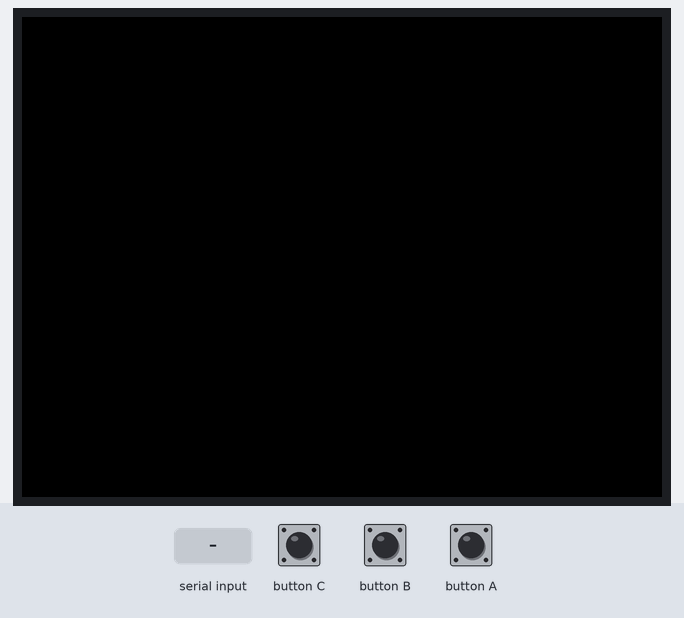
Simulated run of this sketch. Board: ESP32. Shown: 320×240 colour display. The test bench sets the inputs (shaded band). What the sketch prints to the serial monitor is not drawn.

Above: at 1.3 s.
1.4 s: "r" received over Serial
At 2.5 s:
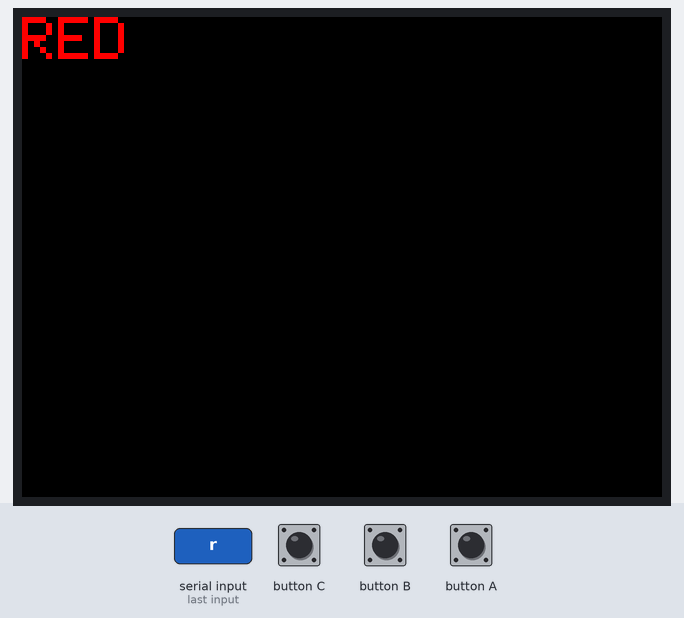
2.9 s: "R" received over Serial
At 3.6 s:
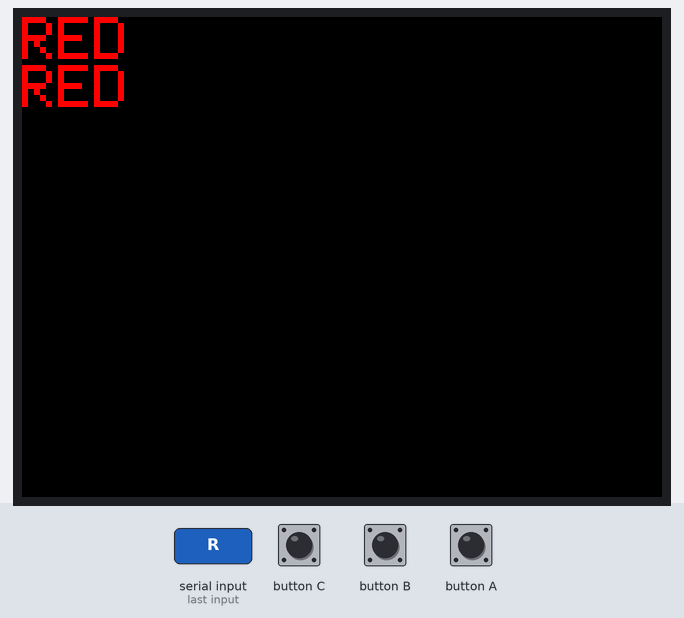
4.4 s: "b" received over Serial
At 4.8 s:
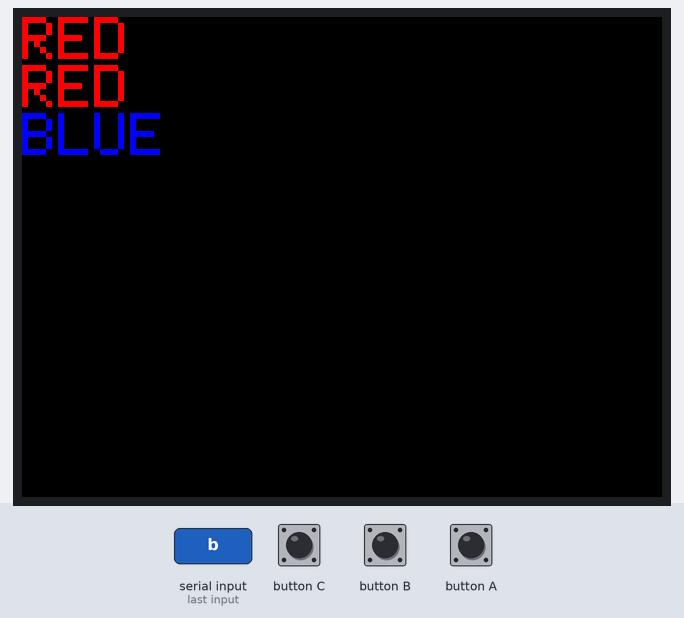
5.9 s: "g" received over Serial
At 7.2 s:
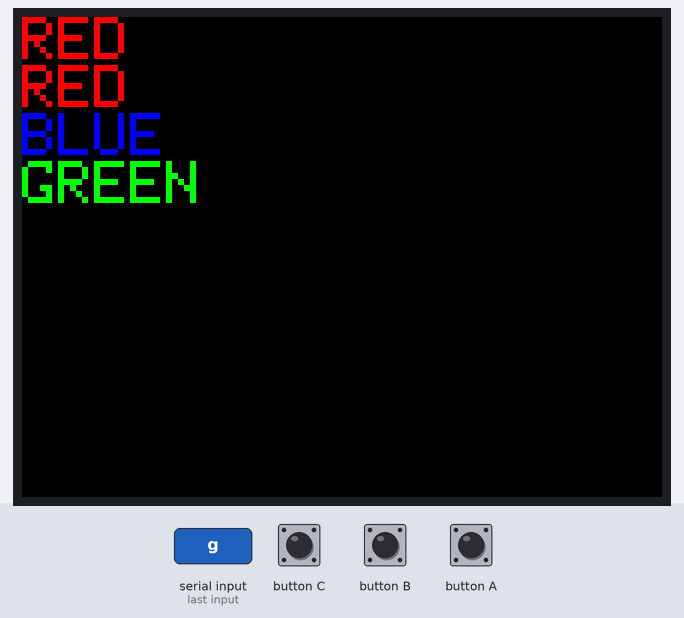
Timing chart, 0 to 8.4 s (numbered marks = the images above; inputs shaded):
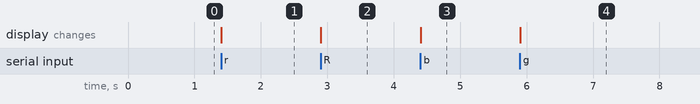

The sketch:

lab3_5.ino
```cpp
#include <M5Unified.h>
void setup() {
  M5.begin();
  Serial.begin(115200);
  Serial.println("Lab 3 - Task 5");
  M5.Display.setTextSize(3);
}
void loop() {
  M5.update();
  if (Serial.available() > 0) {
    char input = (char)Serial.read();  // read one character
    // TODO: print input to Serial Monitor (one line per character)
    switch (input) {
      case 'r':
      case 'R':  // both 'r' and 'R' reach this
        M5.Display.setTextColor(TFT_RED, TFT_BLACK);
        M5.Display.println("RED");
        break;
      case'b':
      case'B':
        M5.Display.setTextColor(TFT_BLUE, TFT_BLACK);
        M5.Display.println("BLUE");
        break;
      case'g':
      case'G':
        M5.Display.setTextColor(TFT_GREEN, TFT_BLACK);
        M5.Display.println("GREEN");
        break;
      default:
        M5.Display.clear();
        M5.Display.setCursor(0,0);
        M5.Display.setTextColor(TFT_YELLOW, TFT_BLACK);
        M5.Display.println("RESET");
        break;
    }
  }
}
```

Measured:
- after the input at 1.4 s, the display: changes at once (image 1)
- after the input at 2.9 s, the display: changes at once (image 2)
- after the input at 4.4 s, the display: changes at once (image 3)
- after the input at 5.9 s, the display: changes at once (image 4)
